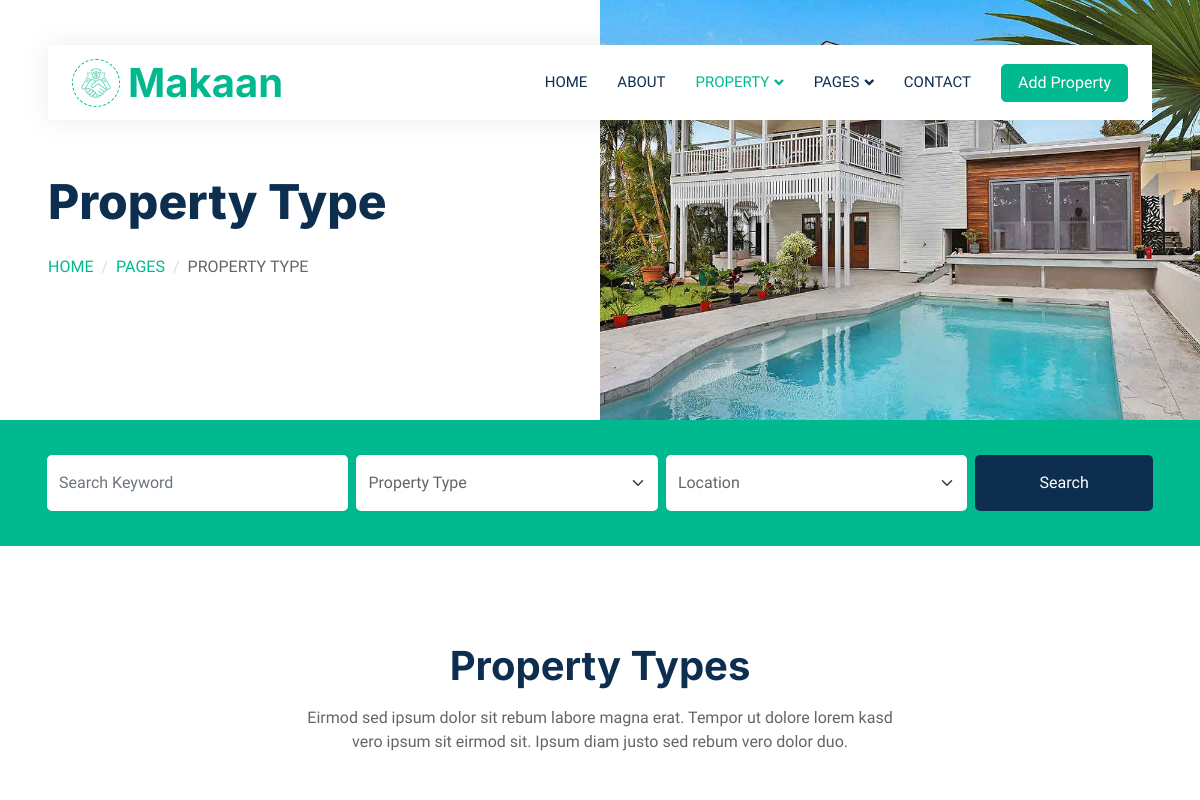
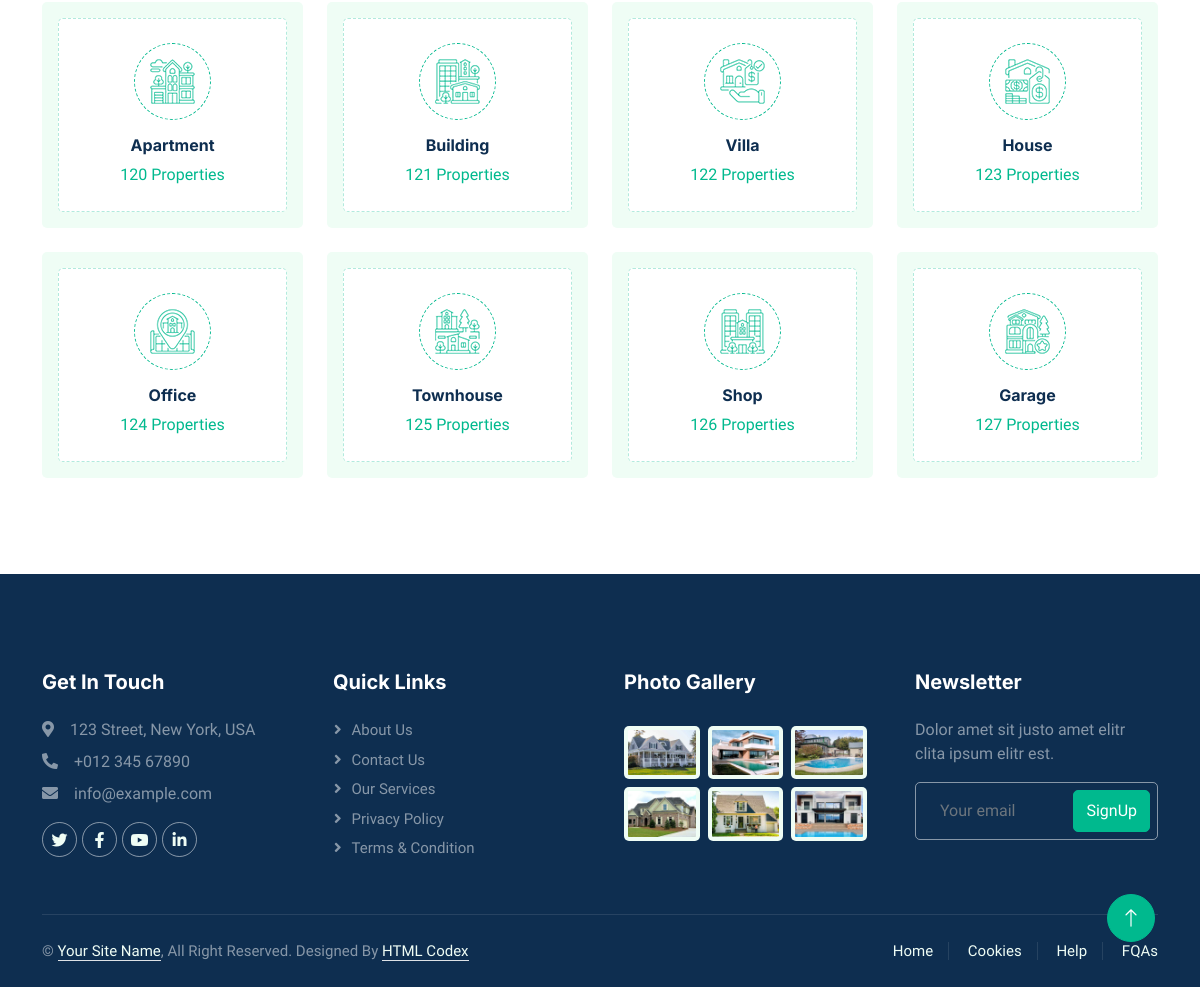
The app's page /type/ with its own data (2 pictures, top to bottom).
### logic/models.py (models this page shows, shortened)
class Category(models.Model):
    img = models.ImageField(upload_to='index/img')
    name = models.CharField(max_length=200)
    count = models.IntegerField()

### logic/views.py (the view)
# urls.py: path('type/', type, name='type'),
def type(request):
    category = Category.objects.all()
    context = {
        "category": category,
    }
    return render(request, "property-type.html", context=context)

### templates/property-type.html (shortened to what this page needs)
{% extends 'base.html' %}
{% load static %}
{% block content %}
        <div class="container-fluid header bg-white p-0">
            <div class="row g-0 align-items-center flex-column-reverse flex-md-row">
                <div class="col-md-6 p-5 mt-lg-5">
                    <h1 class="display-5 animated fadeIn mb-4">Property Type</h1>
                        <nav aria-label="breadcrumb animated fadeIn">
                        <ol class="breadcrumb text-uppercase">
                            <li class="breadcrumb-item"><a href="{% url 'index' %}">Home</a></li>
                            <li class="breadcrumb-item"><a href="#">Pages</a></li>
                            <li class="breadcrumb-item text-body active" aria-current="page">Property Type</li>
                        </ol>
                    </nav>
                </div>
                <div class="col-md-6 animated fadeIn">
                    <img class="img-fluid" src="{% static 'img/header.jpg' %}" alt="">
                </div>
            </div>
        </div>
        <div class="container-fluid bg-primary mb-5 wow fadeIn" data-wow-delay="0.1s" style="padding: 35px;">
            <div class="container">
                <div class="row g-2">
                    <div class="col-md-10">
                        <div class="row g-2">
                            <div class="col-md-4">
                                <input type="text" class="form-control border-0 py-3" placeholder="Search Keyword">
                            </div>
                            <div class="col-md-4">
                                <select class="form-select border-0 py-3">
                                    <option selected>Property Type</option>
                                </select>
                            </div>
                            <div class="col-md-4">
                                <select class="form-select border-0 py-3">
                                    <option selected>Location</option>
                                </select>
                            </div>
                        </div>
                    </div>
                    <div class="col-md-2">
                        <button class="btn btn-dark border-0 w-100 py-3">Search</button>
                    </div>
                </div>
            </div>
        </div>
        <div class="container-xxl py-5">
            <div class="container">
                <div class="text-center mx-auto mb-5 wow fadeInUp" data-wow-delay="0.1s" style="max-width: 600px;">
                    <h1 class="mb-3">Property Types</h1>
                    <p>Eirmod sed ipsum dolor sit rebum labore magna erat. Tempor ut dolore lorem kasd vero ipsum sit eirmod sit. Ipsum diam justo sed rebum vero dolor duo.</p>
                </div>
                <div class="row g-4">
                    {% for cat in category %}
                    <div class="col-lg-3 col-sm-6 wow fadeInUp" data-wow-delay="0.1s">
                        <a class="cat-item d-block bg-light text-center rounded p-3" href="">
                            <div class="rounded p-4">
                                <div class="icon mb-3">
                                    <img class="img-fluid" src="{{cat.img.url}}" alt="Icon">
                                </div>
                                <h6>{{cat.name}}</h6>
                                <span>{{cat.count}} Properties</span>
                            </div>
                        </a>
                    </div>
                    {% endfor %}
                </div>
            </div>
        </div>
{% endblock content %}

### templates/base.html (shortened to what this page needs)
{% load static %}
<!DOCTYPE html>
<html lang="en">
<head>
    <link href="https://cdnjs.cloudflare.com/ajax/libs/font-awesome/5.10.0/css/all.min.css" rel="stylesheet">
    <link href="https://cdn.jsdelivr.net/npm/bootstrap-icons@1.4.1/font/bootstrap-icons.css" rel="stylesheet">
    <link href="{% static 'lib/animate/animate.min.css" rel="stylesheet">
    <link href="{% static 'lib/owlcarousel/assets/owl.carousel.min.css' %}" rel="stylesheet">
    <link href="{% static 'css/bootstrap.min.css' %}" rel="stylesheet">
    <link href="{% static 'css/style.css' %}" rel="stylesheet">
</head>
<body>
    <div class="container-xxl bg-white p-0">
        <div class="container-fluid nav-bar bg-transparent">
            <nav class="navbar navbar-expand-lg bg-white navbar-light py-0 px-4">
                <a href="index.html" class="navbar-brand d-flex align-items-center text-center">
                    <div class="icon p-2 me-2">
                        <img class="img-fluid" src="{% static 'img/icon-deal.png' %}" alt="Icon" style="width: 30px; height: 30px;">
                    </div>
                    <h1 class="m-0 text-primary">Makaan</h1>
                </a>
                <div class="collapse navbar-collapse" id="navbarCollapse">
                    <div class="navbar-nav ms-auto">
                        <a href="{% url 'index' %}" class="nav-item nav-link">Home</a>
                        <a href="{% url 'about' %}" class="nav-item nav-link">About</a>
                        <div class="nav-item dropdown">
                            <a href="#" class="nav-link dropdown-toggle active" data-bs-toggle="dropdown">Property</a>
                        </div>
                        <div class="nav-item dropdown">
                            <a href="#" class="nav-link dropdown-toggle" data-bs-toggle="dropdown">Pages</a>
                        </div>
                        <a href="{% url 'contact' %}" class="nav-item nav-link">Contact</a>
                    </div>
                    <a href="" class="btn btn-primary px-3 d-none d-lg-flex">Add Property</a>
                </div>
            </nav>
        </div>
{% block content %}
{% endblock content  %}
        <div class="container-fluid bg-dark text-white-50 footer pt-5 mt-5 wow fadeIn" data-wow-delay="0.1s">
            <div class="container py-5">
                <div class="row g-5">
                    <div class="col-lg-3 col-md-6">
                        <h5 class="text-white mb-4">Get In Touch</h5>
                        <p class="mb-2"><i class="fa fa-map-marker-alt me-3"></i>123 Street, New York, USA</p>
                        <p class="mb-2"><i class="fa fa-phone-alt me-3"></i>+012 345 67890</p>
                        <p class="mb-2"><i class="fa fa-envelope me-3"></i>info@example.com</p>
                        <div class="d-flex pt-2">
                            <a class="btn btn-outline-light btn-social" href=""><i class="fab fa-twitter"></i></a>
                            <a class="btn btn-outline-light btn-social" href=""><i class="fab fa-facebook-f"></i></a>
                            <a class="btn btn-outline-light btn-social" href=""><i class="fab fa-youtube"></i></a>
                            <a class="btn btn-outline-light btn-social" href=""><i class="fab fa-linkedin-in"></i></a>
                        </div>
                    </div>
                    <div class="col-lg-3 col-md-6">
                        <h5 class="text-white mb-4">Quick Links</h5>
                        <a class="btn btn-link text-white-50" href="{% url 'about' %}">About Us</a>
                        <a class="btn btn-link text-white-50" href="{% url 'contact' %}">Contact Us</a>
                        <a class="btn btn-link text-white-50" href="">Our Services</a>
                        <a class="btn btn-link text-white-50" href="">Privacy Policy</a>
                        <a class="btn btn-link text-white-50" href="">Terms & Condition</a>
                    </div>
                    <div class="col-lg-3 col-md-6">
                        <h5 class="text-white mb-4">Photo Gallery</h5>
                        <div class="row g-2 pt-2">
                            <div class="col-4">
                                <img class="img-fluid rounded bg-light p-1" src="{% static 'img/property-1.jpg' %}" alt="">
                            </div>
                            <div class="col-4">
                                <img class="img-fluid rounded bg-light p-1" src="{% static 'img/property-2.jpg' %}" alt="">
                            </div>
                            <div class="col-4">
                                <img class="img-fluid rounded bg-light p-1" src="{% static 'img/property-3.jpg' %}" alt="">
                            </div>
                            <div class="col-4">
                                <img class="img-fluid rounded bg-light p-1" src="{% static 'img/property-4.jpg' %}" alt="">
                            </div>
                            <div class="col-4">
                                <img class="img-fluid rounded bg-light p-1" src="{% static 'img/property-5.jpg' %}" alt="">
                            </div>
                            <div class="col-4">
                                <img class="img-fluid rounded bg-light p-1" src="{% static 'img/property-6.jpg' %}" alt="">
                            </div>
                        </div>
                    </div>
                    <div class="col-lg-3 col-md-6">
                        <h5 class="text-white mb-4">Newsletter</h5>
                        <p>Dolor amet sit justo amet elitr clita ipsum elitr est.</p>
                        <div class="position-relative mx-auto" style="max-width: 400px;">
                            <input class="form-control bg-transparent w-100 py-3 ps-4 pe-5" type="text" placeholder="Your email">
                            <button type="button" class="btn btn-primary py-2 position-absolute top-0 end-0 mt-2 me-2">SignUp</button>
                        </div>
                    </div>
                </div>
            </div>
            <div class="container">
                <div class="copyright">
                    <div class="row">
                        <div class="col-md-6 text-center text-md-start mb-3 mb-md-0">
                            &copy; <a class="border-bottom" href="#">Your Site Name</a>, All Right Reserved.
							Designed By <a class="border-bottom" href="https://htmlcodex.com">HTML Codex</a>
                        </div>
                        <div class="col-md-6 text-center text-md-end">
                            <div class="footer-menu">
                                <a href="">Home</a>
                                <a href="">Cookies</a>
                                <a href="">Help</a>
                                <a href="">FQAs</a>
                            </div>
                        </div>
                    </div>
                </div>
            </div>
        </div>
        <a href="#" class="btn btn-lg btn-primary btn-lg-square back-to-top"><i class="bi bi-arrow-up"></i></a>
    </div>
</body>
</html>

### static/css/style.css (style rules this page uses)
:root { --primary: #00B98E; --secondary: #FF6922; --light: #EFFDF5; --dark: #0E2E50; }
.back-to-top { position: fixed; display: none; right: 45px; bottom: 45px; z-index: 99; }
.btn { transition: .5s; }
.btn.btn-primary, .btn.btn-secondary { color: #FFFFFF; }
.btn-lg-square { width: 48px; height: 48px; }
.btn-square, .btn-sm-square, .btn-lg-square { padding: 0; display: flex; align-items: center; justify-content: center; font-weight: normal; border-radius: 50px; }
.nav-bar { position: relative; margin-top: 45px; padding: 0 3rem; transition: .5s; z-index: 9999; }
.navbar { box-shadow: 0 0 30px rgba(0, 0, 0, .08); }
.navbar .dropdown-toggle::after { border: none; content: "\f107"; font-family: "Font Awesome 5 Free"; font-weight: 900; vertical-align: middle; margin-left: 5px; transition: .5s; }
.navbar-light .navbar-nav .nav-link { margin-right: 30px; padding: 25px 0; color: #FFFFFF; font-size: 15px; text-transform: uppercase; outline: none; }
.navbar-light .navbar-nav .nav-link:hover, .navbar-light .navbar-nav .nav-link.active { color: var(--primary); }
.navbar-light .navbar-brand { height: 75px; }
.navbar-light .navbar-nav .nav-link { color: var(--dark); font-weight: 500; }
@media (min-width: 992px) { .header { margin-top: -120px; } }
.breadcrumb-item + .breadcrumb-item::before { color: #DDDDDD; }
.icon { padding: 15px; display: inline-flex; align-items: center; justify-content: center; background: #FFFFFF !important; border-radius: 50px; border: 1px dashed var(--primary) !important; }
.cat-item div { background: #FFFFFF; border: 1px dashed rgba(0, 185, 142, .3); transition: .5s; }
.cat-item div * { transition: .5s; }
.footer .btn.btn-social { margin-right: 5px; width: 35px; height: 35px; display: flex; align-items: center; justify-content: center; color: var(--light); border: 1px solid rgba(255,255,255,0.5); border-radius: 35px; transition: .3s; }
.footer .btn.btn-link { display: block; margin-bottom: 5px; padding: 0; text-align: left; font-size: 15px; font-weight: normal; text-transform: capitalize; transition: .3s; }
.footer .btn.btn-link::before { position: relative; content: "\f105"; font-family: "Font Awesome 5 Free"; font-weight: 900; margin-right: 10px; }
.footer .form-control { border-color: rgba(255,255,255,0.5); }
.footer .copyright { padding: 25px 0; font-size: 15px; border-top: 1px solid rgba(256, 256, 256, .1); }
.footer .copyright a { color: var(--light); }
.footer .footer-menu a { margin-right: 15px; padding-right: 15px; border-right: 1px solid rgba(255, 255, 255, .1); }
.footer .footer-menu a:last-child { margin-right: 0; padding-right: 0; border-right: none; }

### records on screen
Category: img (picture), name "Apartment", count "120"
Category: img (picture), name "Building", count "121"
Category: img (picture), name "Villa", count "122"
Category: img (picture), name "House", count "123"
Category: img (picture), name "Office", count "124"
Category: img (picture), name "Townhouse", count "125"
Category: img (picture), name "Shop", count "126"
Category: img (picture), name "Garage", count "127"
